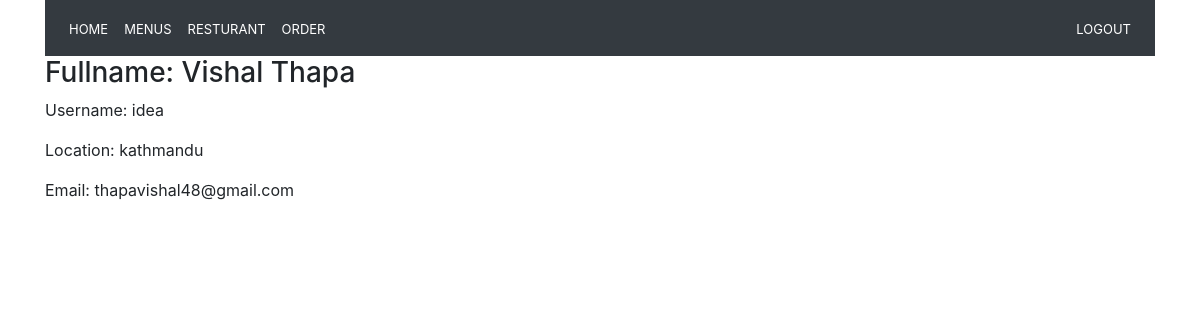
The page /user-profile/ (signed in) on the database its author committed.
### userauth/models.py (models this page shows, shortened)
class CustomUser(AbstractUser):     #it uses the already defined filled like name,email,category and we only abstract
    location=models.CharField(max_length=200,blank=True,null=True)

### userauth/views.py (the view)
# urls.py: path('user-profile/', UserProfileView.as_view(), name="profile"),
class UserProfileView(LoginRequiredMixin,DetailView):              #it is used to give the detail of user
    login_url = reverse_lazy("userauth:login")                       #LoginRequiredMixin Verify that the current user is authenticated.
    template_name = "userauth/profile.html"
    def get_object(self, queryset=None):
        username = self.request.user.get_username()
        user_detail = get_object_or_404(CustomUser, username=username)
        return user_detail

### userauth/templates/userauth/profile.html
{% extends 'base.html' %}
{% block content %}
    <h3>Fullname: {{ object.first_name }} {{ object.last_name}}</h3>
    <p>Username: {{ object.username }}</p>
    <p>Location: {{ object.location }}</p>
    <p>Email: {{ object.email }}</p>
{% endblock %}

### rows shown on the page
CustomUser: first_name "Vishal", last_name "Thapa", username "idea", location "kathmandu", email "thapavishal48@gmail.com"
